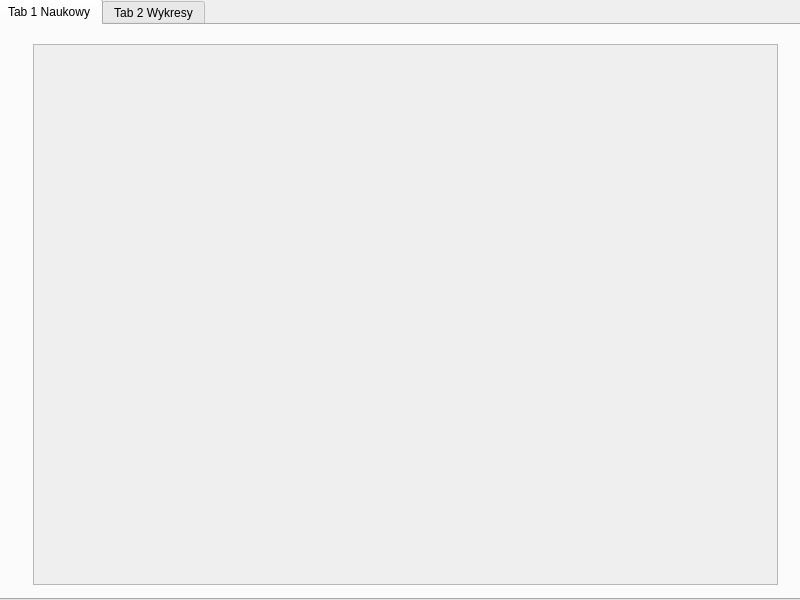
<?xml version="1.0" encoding="UTF-8"?>
<ui version="4.0">
 <class>Widget</class>
 <widget class="QWidget" name="Widget">
  <property name="geometry">
   <rect>
    <x>0</x>
    <y>0</y>
    <width>800</width>
    <height>600</height>
   </rect>
  </property>
  <property name="minimumSize">
   <size>
    <width>20</width>
    <height>20</height>
   </size>
  </property>
  <property name="windowTitle">
   <string>Widget</string>
  </property>
  <widget class="QTabWidget" name="tabWidget">
   <property name="geometry">
    <rect>
     <x>-4</x>
     <y>-1</y>
     <width>811</width>
     <height>601</height>
    </rect>
   </property>
   <property name="currentIndex">
    <number>0</number>
   </property>
   <widget class="QWidget" name="tab">
    <attribute name="title">
     <string>Tab 1 Naukowy</string>
    </attribute>
    <widget class="QWidget" name="horizontalLayoutWidget_2">
     <property name="geometry">
      <rect>
       <x>29</x>
       <y>19</y>
       <width>751</width>
       <height>541</height>
      </rect>
     </property>
     <layout class="QHBoxLayout" name="horizontalLayout_2">
      <item>
       <layout class="QVBoxLayout" name="verticalLayout_2">
        <item>
         <widget class="QFrame" name="frame_2">
          <property name="frameShape">
           <enum>QFrame::StyledPanel</enum>
          </property>
          <property name="frameShadow">
           <enum>QFrame::Raised</enum>
          </property>
         </widget>
        </item>
        <item>
         <widget class="QFrame" name="frame_3">
          <property name="frameShape">
           <enum>QFrame::StyledPanel</enum>
          </property>
          <property name="frameShadow">
           <enum>QFrame::Raised</enum>
          </property>
         </widget>
        </item>
       </layout>
      </item>
      <item>
       <widget class="QScrollArea" name="scrollArea">
        <property name="widgetResizable">
         <bool>true</bool>
        </property>
        <widget class="QWidget" name="scrollAreaWidgetContents">
         <property name="geometry">
          <rect>
           <x>0</x>
           <y>0</y>
           <width>739</width>
           <height>537</height>
          </rect>
         </property>
        </widget>
       </widget>
      </item>
     </layout>
    </widget>
   </widget>
   <widget class="QWidget" name="tab_2">
    <attribute name="title">
     <string>Tab 2 Wykresy</string>
    </attribute>
    <widget class="QWidget" name="horizontalLayoutWidget">
     <property name="geometry">
      <rect>
       <x>9</x>
       <y>9</y>
       <width>781</width>
       <height>551</height>
      </rect>
     </property>
     <layout class="QHBoxLayout" name="horizontalLayout">
      <item>
       <layout class="QVBoxLayout" name="verticalLayout">
        <item>
         <widget class="QScrollArea" name="scrollArea_2">
          <property name="widgetResizable">
           <bool>true</bool>
          </property>
          <widget class="QWidget" name="scrollAreaWidgetContents_2">
           <property name="geometry">
            <rect>
             <x>0</x>
             <y>0</y>
             <width>759</width>
             <height>265</height>
            </rect>
           </property>
          </widget>
         </widget>
        </item>
        <item>
         <widget class="QListView" name="listView"/>
        </item>
        <item>
         <layout class="QGridLayout" name="gridLayout"/>
        </item>
       </layout>
      </item>
      <item>
       <widget class="QFrame" name="frame">
        <property name="frameShape">
         <enum>QFrame::StyledPanel</enum>
        </property>
        <property name="frameShadow">
         <enum>QFrame::Raised</enum>
        </property>
       </widget>
      </item>
     </layout>
    </widget>
   </widget>
  </widget>
 </widget>
 <resources/>
 <connections/>
</ui>
